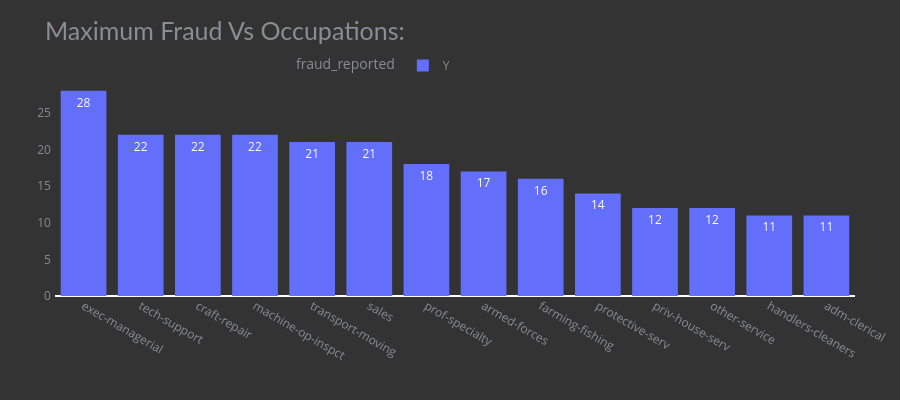

The code cell stored with this chart in its notebook:
### Markdown cell above
-Let's show the Maximum fraud_reported Vs occupation

### Code cell
occ=pd.DataFrame(df.groupby(["insured_occupation"])["fraud_reported"].value_counts().sort_values(ascending=False).reset_index(name="Total"))
occ=occ[occ["fraud_reported"]=='Y']

fig=px.bar(occ,x="insured_occupation",y='Total',text='Total',color="fraud_reported",title="Maximum Fraud Vs Occupations:")

fig.update_xaxes(showgrid=False)

fig.update_yaxes(showgrid=False, categoryorder='total ascending', ticksuffix=' ', showline=False)

fig.update_traces(hovertemplate=None, marker=dict(line=dict(width=0)))

fig.update_layout(margin=dict(t=80, b=40, l=30, r=40),hovermode="y unified",
                  xaxis_title=' ', yaxis_title=" ", height=400,plot_bgcolor='#333', paper_bgcolor='#333',
title_font=dict(size=25, color='#8a8d93', family="Lato, sans-serif"),
 font=dict(color='#8a8d93'),
                  legend=dict(orientation="h", yanchor="bottom", y=1, xanchor="right", x=0.5),
                  hoverlabel=dict(bgcolor="black", font_size=14, font_family="Lato, sans-serif"))

fig.show()

### Figure 1 — Plotly figure (JSON) as saved in the notebook; plotly's stock layout.template omitted (floating-point values rounded to 4 significant figures)
{"data": [{"legendgroup": "Y", "marker": {"color": "#636efa", "line": {"width": 0}, "pattern": {"shape": ""}}, "name": "Y", "orientation": "v", "showlegend": true, "text": [28.0, 22.0, 22.0, 22.0, 21.0, 21.0, 18.0, 17.0, 16.0, 14.0, 12.0, 12.0, 11.0, 11.0], "textposition": "auto", "type": "bar", "x": ["exec-managerial", "tech-support", "craft-repair", "machine-op-inspct", "transport-moving", "sales", "prof-specialty", "armed-forces", "farming-fishing", "protective-serv", "priv-house-serv", "other-service", "handlers-cleaners", "adm-clerical"], "xaxis": "x", "y": [28, 22, 22, 22, 21, 21, 18, 17, 16, 14, 12, 12, 11, 11], "yaxis": "y"}], "layout": {"barmode": "relative", "font": {"color": "#8a8d93"}, "height": 400, "hoverlabel": {"bgcolor": "black", "font": {"family": "Lato, sans-serif", "size": 14}}, "hovermode": "y unified", "legend": {"orientation": "h", "title": {"text": "fraud_reported"}, "tracegroupgap": 0, "x": 0.5, "xanchor": "right", "y": 1, "yanchor": "bottom"}, "margin": {"b": 40, "l": 30, "r": 40, "t": 80}, "paper_bgcolor": "#333", "plot_bgcolor": "#333", "title": {"font": {"color": "#8a8d93", "family": "Lato, sans-serif", "size": 25}, "text": "Maximum Fraud Vs Occupations:"}, "xaxis": {"anchor": "y", "domain": [0, 1], "showgrid": false, "title": {"text": " "}}, "yaxis": {"anchor": "x", "categoryorder": "total ascending", "domain": [0, 1], "showgrid": false, "showline": false, "ticksuffix": " ", "title": {"text": " "}}}}
